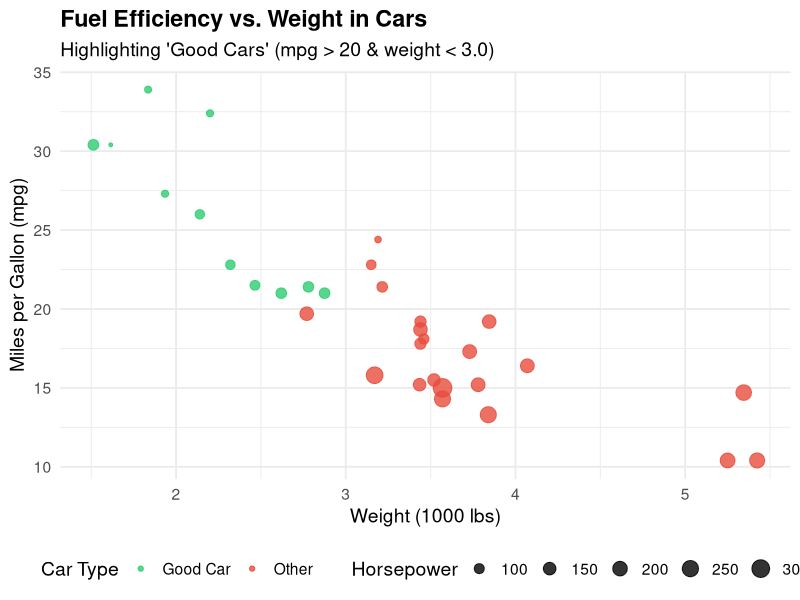

Write the R code that produced this figure.
## ---- chunk 1
knitr::opts_chunk$set(echo = FALSE)
## ---- chunk 2
# Load libraries
library(ggplot2)
library(dplyr)

# Define "good cars" as those with mpg > 20 and wt < 3.0
mtcars$good_car <- ifelse(mtcars$mpg > 20 & mtcars$wt < 3.0, "Good Car", "Other")

# Create the visualization
ggplot(mtcars, aes(x = wt, y = mpg, color = good_car, size = hp)) +
  geom_point(alpha = 0.8) +
  scale_color_manual(values = c("Good Car" = "#2ecc71", "Other" = "#e74c3c")) +
  labs(
    title = "Fuel Efficiency vs. Weight in Cars",
    subtitle = "Highlighting 'Good Cars' (mpg > 20 & weight < 3.0)",
    x = "Weight (1000 lbs)",
    y = "Miles per Gallon (mpg)",
    color = "Car Type",
    size = "Horsepower"
  ) +
  theme_minimal(base_size = 14) +
  theme(
    plot.title = element_text(face = "bold"),
    legend.position = "bottom"
  )
